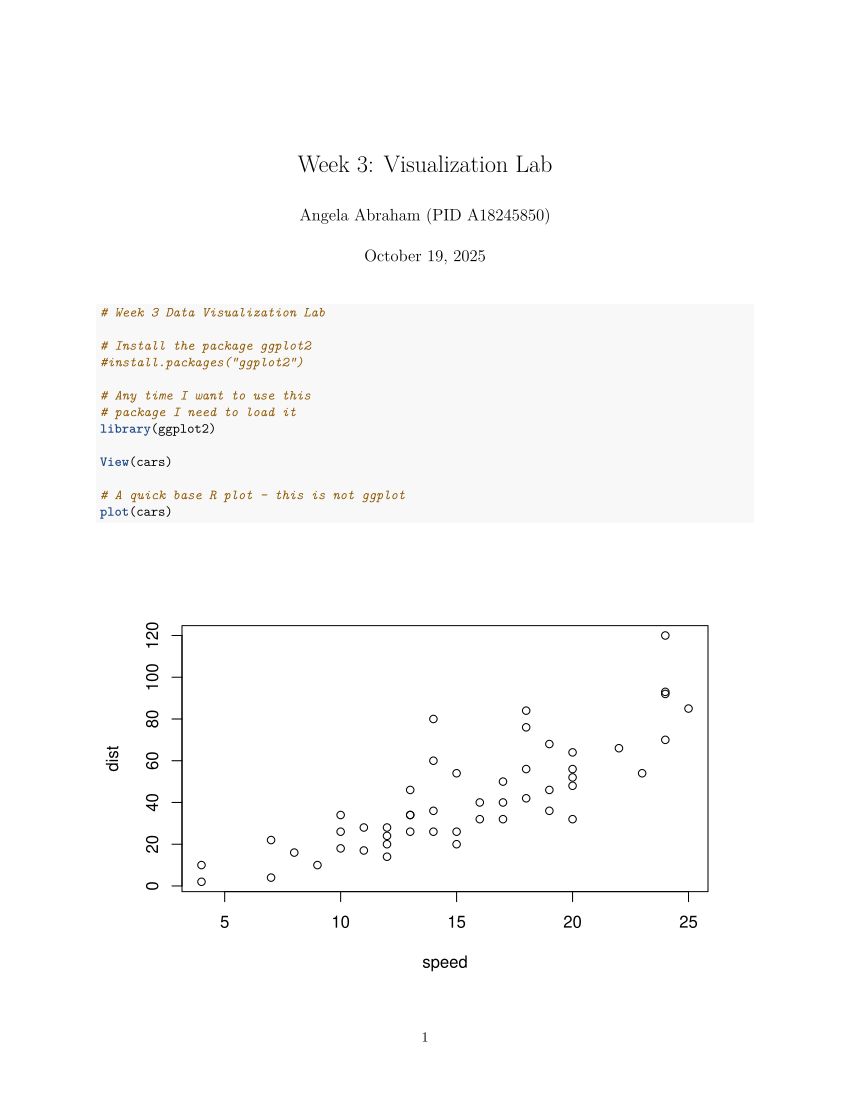

The R source for this figure:
#' ---
#' title: "Week 3: Visualization Lab"
#' author: "Angela Abraham (PID A18245850)"
#' date: "October 19, 2025"
#' ---

# Week 3 Data Visualization Lab

# Install the package ggplot2
#install.packages("ggplot2")

# Any time I want to use this 
# package I need to load it
library(ggplot2)

View(cars)

# A quick base R plot - this is not ggplot
plot(cars)

# Our first ggplot
# we need data + aes + geoms
ggplot(data=cars)+
  aes(x=speed, y=dist) + 
  geom_point()

p<-ggplot(data=cars)+
  aes(x=speed, y=dist) + 
  geom_point()

# Add a line geom with geom_line()
p + geom_line()

# Add a trend line close to the data
p + geom_smooth()

p + geom_smooth(method="lm")

#---------------------#

#Read in our drug expression data
url <- "https://bioboot.github.io/bimm143_S20/class-material/up_down_expression.txt"
genes <- read.delim(url)
head(genes)

# Q. how many genes are in this dataset
nrow(genes)

# Q. how many columns did you find?
colnames(genes)
ncol(genes)

# Q. how many 'up' regulated genes
table(genes$State)

# Q. What fraction of total genes is up-regulated?
round( (table(genes$State) / nrow(genes)) * 100, 2)


# Let's make a first plot attempt
g <- ggplot(data=genes) +
  aes(x=Condition1, y=Condition2,
      col=State) + 
  geom_point()

g
# Add some color
g + scale_color_manual(values=c("blue","grey","red"))+
  labs(title="Gene Expression Changes Upon Drug Treatments",
         x="Control (no drug)", y="Drug Treatment") +
        theme_bw()
